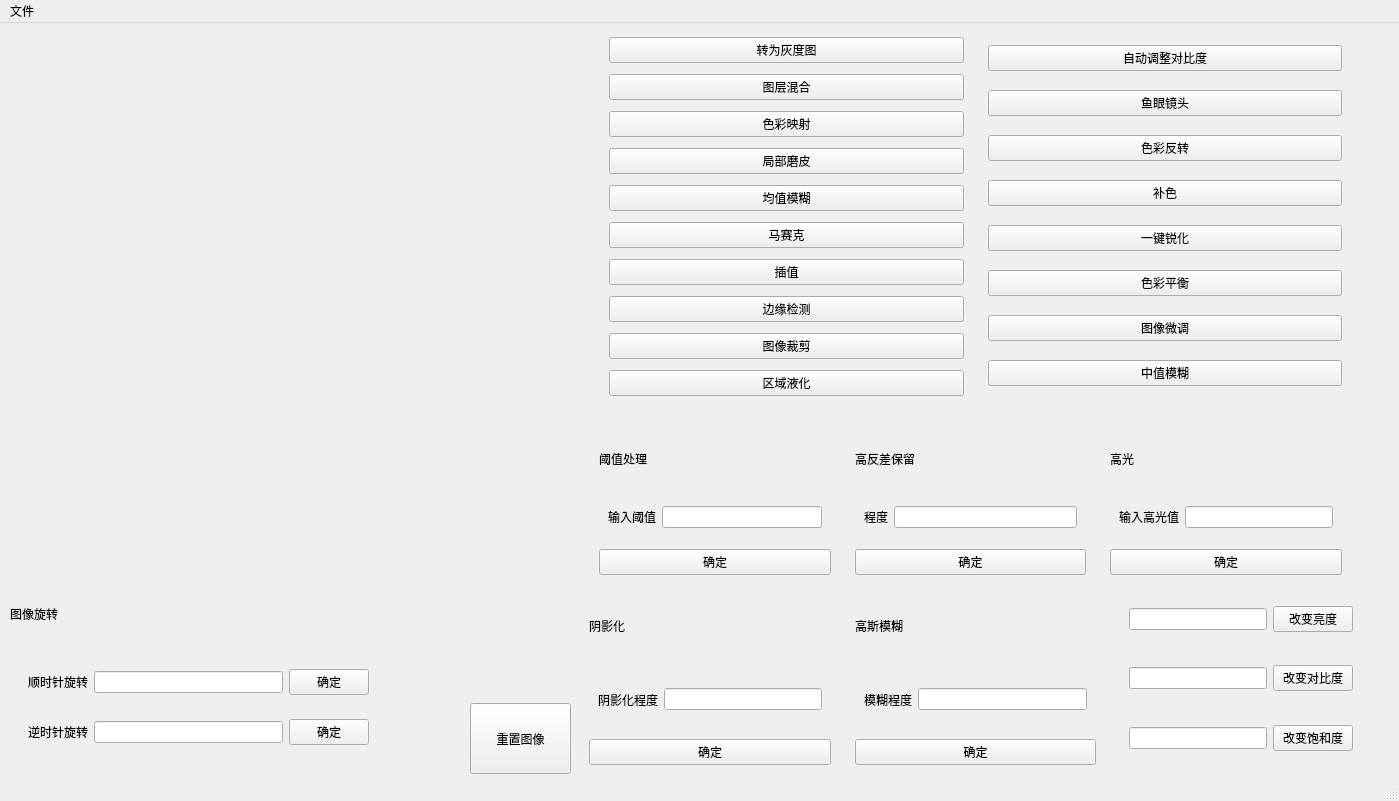
<?xml version="1.0" encoding="UTF-8"?>
<ui version="4.0">
 <class>MainWindow</class>
 <widget class="QMainWindow" name="MainWindow">
  <property name="geometry">
   <rect>
    <x>0</x>
    <y>0</y>
    <width>1399</width>
    <height>801</height>
   </rect>
  </property>
  <property name="windowTitle">
   <string>MainWindow</string>
  </property>
  <widget class="QWidget" name="centralwidget">
   <widget class="QLabel" name="imageLabel">
    <property name="geometry">
     <rect>
      <x>20</x>
      <y>40</y>
      <width>512</width>
      <height>512</height>
     </rect>
    </property>
    <property name="minimumSize">
     <size>
      <width>512</width>
      <height>512</height>
     </size>
    </property>
    <property name="maximumSize">
     <size>
      <width>5120</width>
      <height>5120</height>
     </size>
    </property>
    <property name="text">
     <string/>
    </property>
   </widget>
   <widget class="QWidget" name="widget" native="true">
    <property name="geometry">
     <rect>
      <x>580</x>
      <y>0</y>
      <width>801</width>
      <height>751</height>
     </rect>
    </property>
    <widget class="QWidget" name="widget_10" native="true">
     <property name="geometry">
      <rect>
       <x>20</x>
       <y>0</y>
       <width>751</width>
       <height>391</height>
      </rect>
     </property>
     <layout class="QHBoxLayout" name="horizontalLayout_5">
      <item>
       <widget class="QWidget" name="widget_11" native="true">
        <layout class="QVBoxLayout" name="verticalLayout_4">
         <item>
          <widget class="QPushButton" name="btn_gray">
           <property name="text">
            <string>转为灰度图</string>
           </property>
          </widget>
         </item>
         <item>
          <widget class="QPushButton" name="btn_blend">
           <property name="text">
            <string>图层混合</string>
           </property>
          </widget>
         </item>
         <item>
          <widget class="QPushButton" name="btn_colorMap">
           <property name="text">
            <string>色彩映射</string>
           </property>
          </widget>
         </item>
         <item>
          <widget class="QPushButton" name="btn_mask">
           <property name="text">
            <string>局部磨皮</string>
           </property>
          </widget>
         </item>
         <item>
          <widget class="QPushButton" name="btn_averBlur">
           <property name="text">
            <string>均值模糊</string>
           </property>
          </widget>
         </item>
         <item>
          <widget class="QPushButton" name="btn_mosaic">
           <property name="text">
            <string>马赛克</string>
           </property>
          </widget>
         </item>
         <item>
          <widget class="QPushButton" name="btn_inter">
           <property name="text">
            <string>插值</string>
           </property>
          </widget>
         </item>
         <item>
          <widget class="QPushButton" name="btn_tensor">
           <property name="text">
            <string>边缘检测</string>
           </property>
          </widget>
         </item>
         <item>
          <widget class="QPushButton" name="btn_tailor">
           <property name="text">
            <string>图像裁剪</string>
           </property>
          </widget>
         </item>
         <item>
          <widget class="QPushButton" name="btn_eye">
           <property name="text">
            <string>区域液化</string>
           </property>
          </widget>
         </item>
        </layout>
       </widget>
      </item>
      <item>
       <widget class="QWidget" name="widget_12" native="true">
        <layout class="QVBoxLayout" name="verticalLayout_5">
         <item>
          <widget class="QPushButton" name="btn_autoContrast">
           <property name="text">
            <string>自动调整对比度</string>
           </property>
          </widget>
         </item>
         <item>
          <widget class="QPushButton" name="btn_fish_eye">
           <property name="text">
            <string>鱼眼镜头</string>
           </property>
          </widget>
         </item>
         <item>
          <widget class="QPushButton" name="btn_reverse_color">
           <property name="text">
            <string>色彩反转</string>
           </property>
          </widget>
         </item>
         <item>
          <widget class="QPushButton" name="btn_complementary">
           <property name="text">
            <string>补色</string>
           </property>
          </widget>
         </item>
         <item>
          <widget class="QPushButton" name="btn_sharpen">
           <property name="text">
            <string>一键锐化</string>
           </property>
          </widget>
         </item>
         <item>
          <widget class="QPushButton" name="btn_color_balance">
           <property name="text">
            <string>色彩平衡</string>
           </property>
          </widget>
         </item>
         <item>
          <widget class="QPushButton" name="btn_face">
           <property name="text">
            <string>图像微调</string>
           </property>
          </widget>
         </item>
         <item>
          <widget class="QPushButton" name="btn_medianBlur">
           <property name="text">
            <string>中值模糊</string>
           </property>
          </widget>
         </item>
        </layout>
       </widget>
      </item>
     </layout>
    </widget>
    <widget class="QWidget" name="widget_3" native="true">
     <property name="geometry">
      <rect>
       <x>10</x>
       <y>400</y>
       <width>761</width>
       <height>161</height>
      </rect>
     </property>
     <layout class="QHBoxLayout" name="horizontalLayout_12">
      <item>
       <widget class="QWidget" name="widget_24" native="true">
        <layout class="QVBoxLayout" name="verticalLayout_13">
         <item>
          <widget class="QLabel" name="label_33">
           <property name="text">
            <string>阈值处理</string>
           </property>
          </widget>
         </item>
         <item>
          <widget class="QWidget" name="widget_25" native="true">
           <layout class="QHBoxLayout" name="horizontalLayout_11">
            <item>
             <widget class="QLabel" name="label_34">
              <property name="text">
               <string>输入阈值</string>
              </property>
             </widget>
            </item>
            <item>
             <widget class="QLineEdit" name="lineEdit_threshold"/>
            </item>
           </layout>
          </widget>
         </item>
         <item>
          <widget class="QPushButton" name="btn_threshold_ok">
           <property name="text">
            <string>确定</string>
           </property>
          </widget>
         </item>
        </layout>
       </widget>
      </item>
      <item>
       <widget class="QWidget" name="widget_13" native="true">
        <layout class="QVBoxLayout" name="verticalLayout_6">
         <item>
          <widget class="QLabel" name="label_17">
           <property name="text">
            <string>高反差保留</string>
           </property>
          </widget>
         </item>
         <item>
          <widget class="QWidget" name="widget_14" native="true">
           <layout class="QHBoxLayout" name="horizontalLayout_6">
            <item>
             <widget class="QLabel" name="label_18">
              <property name="text">
               <string>程度</string>
              </property>
             </widget>
            </item>
            <item>
             <widget class="QLineEdit" name="lineEdit_highContrast"/>
            </item>
           </layout>
          </widget>
         </item>
         <item>
          <widget class="QPushButton" name="btn_highContrast_ok">
           <property name="text">
            <string>确定</string>
           </property>
          </widget>
         </item>
        </layout>
       </widget>
      </item>
      <item>
       <widget class="QWidget" name="widget_22" native="true">
        <layout class="QVBoxLayout" name="verticalLayout_12">
         <item>
          <widget class="QLabel" name="label_31">
           <property name="text">
            <string>高光</string>
           </property>
          </widget>
         </item>
         <item>
          <widget class="QWidget" name="widget_23" native="true">
           <layout class="QHBoxLayout" name="horizontalLayout_10">
            <item>
             <widget class="QLabel" name="label_32">
              <property name="text">
               <string>输入高光值</string>
              </property>
             </widget>
            </item>
            <item>
             <widget class="QLineEdit" name="lineEdit_highlight"/>
            </item>
           </layout>
          </widget>
         </item>
         <item>
          <widget class="QPushButton" name="btn_highlight_ok">
           <property name="text">
            <string>确定</string>
           </property>
          </widget>
         </item>
        </layout>
       </widget>
      </item>
     </layout>
    </widget>
    <widget class="QWidget" name="widget_19" native="true">
     <property name="geometry">
      <rect>
       <x>0</x>
       <y>560</y>
       <width>791</width>
       <height>191</height>
      </rect>
     </property>
     <layout class="QHBoxLayout" name="horizontalLayout_13">
      <item>
       <widget class="QWidget" name="widget_20" native="true">
        <layout class="QVBoxLayout" name="verticalLayout_11">
         <item>
          <widget class="QLabel" name="label_29">
           <property name="text">
            <string>阴影化</string>
           </property>
          </widget>
         </item>
         <item>
          <widget class="QWidget" name="widget_21" native="true">
           <layout class="QHBoxLayout" name="horizontalLayout_9">
            <item>
             <widget class="QLabel" name="label_30">
              <property name="text">
               <string>阴影化程度</string>
              </property>
             </widget>
            </item>
            <item>
             <widget class="QLineEdit" name="lineEdit_shadow"/>
            </item>
           </layout>
          </widget>
         </item>
         <item>
          <widget class="QPushButton" name="btn_shadow_ok">
           <property name="text">
            <string>确定</string>
           </property>
          </widget>
         </item>
        </layout>
       </widget>
      </item>
      <item>
       <widget class="QWidget" name="widget_8" native="true">
        <layout class="QVBoxLayout" name="verticalLayout_7">
         <item>
          <widget class="QLabel" name="label_15">
           <property name="text">
            <string>高斯模糊</string>
           </property>
          </widget>
         </item>
         <item>
          <widget class="QWidget" name="widget_9" native="true">
           <layout class="QHBoxLayout" name="horizontalLayout_4">
            <item>
             <widget class="QLabel" name="label_16">
              <property name="text">
               <string>模糊程度</string>
              </property>
             </widget>
            </item>
            <item>
             <widget class="QLineEdit" name="lineEdit_gauss"/>
            </item>
           </layout>
          </widget>
         </item>
         <item>
          <widget class="QPushButton" name="btn_gauss_ok">
           <property name="text">
            <string>确定</string>
           </property>
          </widget>
         </item>
        </layout>
       </widget>
      </item>
      <item>
       <widget class="QWidget" name="widget_7" native="true">
        <layout class="QVBoxLayout" name="verticalLayout_3">
         <item>
          <widget class="QWidget" name="widget_4" native="true">
           <layout class="QHBoxLayout" name="horizontalLayout_2">
            <item>
             <widget class="QLineEdit" name="lineEdit_brightness"/>
            </item>
            <item>
             <widget class="QPushButton" name="btn_brightness">
              <property name="text">
               <string>改变亮度</string>
              </property>
             </widget>
            </item>
           </layout>
          </widget>
         </item>
         <item>
          <widget class="QWidget" name="widget_5" native="true">
           <layout class="QHBoxLayout" name="horizontalLayout">
            <item>
             <widget class="QLineEdit" name="lineEdit_contrast"/>
            </item>
            <item>
             <widget class="QPushButton" name="btn_contrast">
              <property name="text">
               <string>改变对比度</string>
              </property>
             </widget>
            </item>
           </layout>
          </widget>
         </item>
         <item>
          <widget class="QWidget" name="widget_6" native="true">
           <layout class="QHBoxLayout" name="horizontalLayout_3">
            <item>
             <widget class="QLineEdit" name="lineEdit_saturation">
              <property name="text">
               <string/>
              </property>
             </widget>
            </item>
            <item>
             <widget class="QPushButton" name="btn_saturation">
              <property name="text">
               <string>改变饱和度</string>
              </property>
             </widget>
            </item>
           </layout>
          </widget>
         </item>
        </layout>
       </widget>
      </item>
     </layout>
    </widget>
   </widget>
   <widget class="QWidget" name="widget_add" native="true">
    <property name="geometry">
     <rect>
      <x>10</x>
      <y>560</y>
      <width>561</width>
      <height>191</height>
     </rect>
    </property>
    <widget class="QWidget" name="widget_15" native="true">
     <property name="geometry">
      <rect>
       <x>0</x>
       <y>0</y>
       <width>377</width>
       <height>180</height>
      </rect>
     </property>
     <layout class="QVBoxLayout" name="verticalLayout_9">
      <item>
       <widget class="QLabel" name="label_19">
        <property name="text">
         <string>图像旋转</string>
        </property>
       </widget>
      </item>
      <item>
       <widget class="QWidget" name="widget_16" native="true">
        <layout class="QVBoxLayout" name="verticalLayout_8">
         <item>
          <widget class="QWidget" name="widget_17" native="true">
           <layout class="QHBoxLayout" name="horizontalLayout_7">
            <item>
             <widget class="QLabel" name="label_20">
              <property name="text">
               <string>顺时针旋转</string>
              </property>
             </widget>
            </item>
            <item>
             <widget class="QLineEdit" name="lineEdit_rotate"/>
            </item>
            <item>
             <widget class="QPushButton" name="btn_rotate_ok">
              <property name="text">
               <string>确定</string>
              </property>
             </widget>
            </item>
           </layout>
          </widget>
         </item>
         <item>
          <widget class="QWidget" name="widget_18" native="true">
           <layout class="QHBoxLayout" name="horizontalLayout_8">
            <item>
             <widget class="QLabel" name="label_21">
              <property name="text">
               <string>逆时针旋转</string>
              </property>
             </widget>
            </item>
            <item>
             <widget class="QLineEdit" name="lineEdit_rotate_r"/>
            </item>
            <item>
             <widget class="QPushButton" name="btn_rotate_r">
              <property name="text">
               <string>确定</string>
              </property>
             </widget>
            </item>
           </layout>
          </widget>
         </item>
        </layout>
       </widget>
      </item>
     </layout>
    </widget>
    <widget class="QPushButton" name="btn_resetAll">
     <property name="geometry">
      <rect>
       <x>460</x>
       <y>120</y>
       <width>101</width>
       <height>71</height>
      </rect>
     </property>
     <property name="text">
      <string>重置图像</string>
     </property>
    </widget>
   </widget>
  </widget>
  <widget class="QMenuBar" name="menubar">
   <property name="geometry">
    <rect>
     <x>0</x>
     <y>0</y>
     <width>1399</width>
     <height>25</height>
    </rect>
   </property>
   <widget class="QMenu" name="menu">
    <property name="title">
     <string>文件</string>
    </property>
    <addaction name="openImage"/>
   </widget>
   <addaction name="menu"/>
  </widget>
  <widget class="QStatusBar" name="statusbar"/>
  <action name="openImage">
   <property name="text">
    <string>打开图像文件</string>
   </property>
  </action>
 </widget>
 <resources/>
 <connections/>
</ui>
